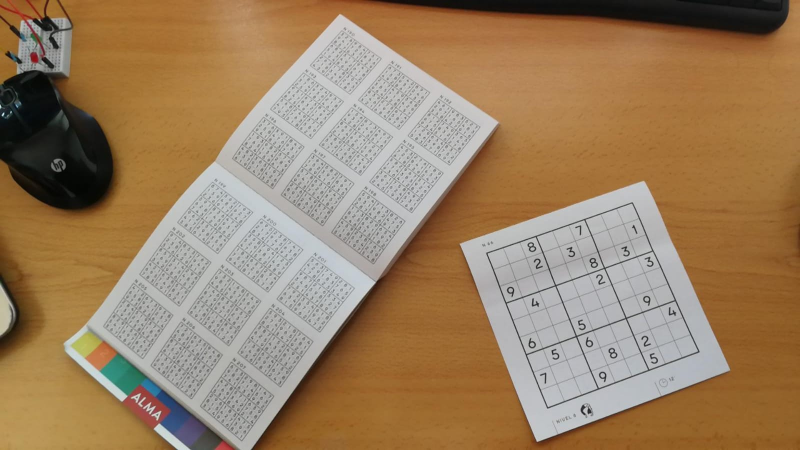
%> input picture Others/Segmentacion/MALSudoku10.jpeg, 1600 x 900 px (shown at 1/2 size)
$ octave --eval "result = find_squares(imread('../MALSudoku10.jpeg'));"   (GNU Octave 9; MATLAB toolbox functions it lacks are replaced by stand-ins)
%> lines starting %> are read from the running program, lines starting %| are printed output that depends on the picture; in (x1, y1, x2, y2) boxes, pixels count from 0 and x2, y2 are one past the last pixel; in counts of white or black regions, pixels touching at a corner belong together; the program's own positions count from 1
### Others/Segmentacion/signature.m
function [angle,value] = signature(imb)

    % Returns the signature of a binary object
    ims = bwperim(imb);                    % Gets the contour pixels
    [x,y] = find (ims);                    % Get the coordinates
    mx = mean(x);                          % Get the centroid
    my = mean(y);
    distance = sqrt((x-mx).^2+(y-my).^2);  % Distance to centroid of contour points
    angle = atan2(y-my,x-mx);              % Angle of the contour point with respect to the centroid
    [angle,sequence] = sort(angle);        % Sort distance by angle
    s = distance(sequence);                % Signature

    % Normalization: Scaling Immunity
    s = s-min(s);
    s = s/max(s);

    % First angle -> furthest point: Immunity to rotation
    maximum = find(s == 1);
    sz = size(s);
    sr = circshift(s,[(sz(1)-maximum) 0]);

    % Resulting signature:
    angle = angle+pi;
    value = sr;
end

### Others/Segmentacion/Otros/segmentation.m
function [square,num_square] = find_squares(image);

    %% Parameters
    open = 1000;        % Elimite small objects
    min_area = 10000;   % Elimite small objects
    u_max = 0.87;       % Maximum threshold
    u_min = 0.2;        % Minimum threshold

    %% Preprocessed
    % Show the image
        figure(1)
        subplot(1,5,1)
        imshow(image);
        title('Original image');

    % Binarization using the Otsu method
    Ibw = ~im2bw(image,graythresh(image));
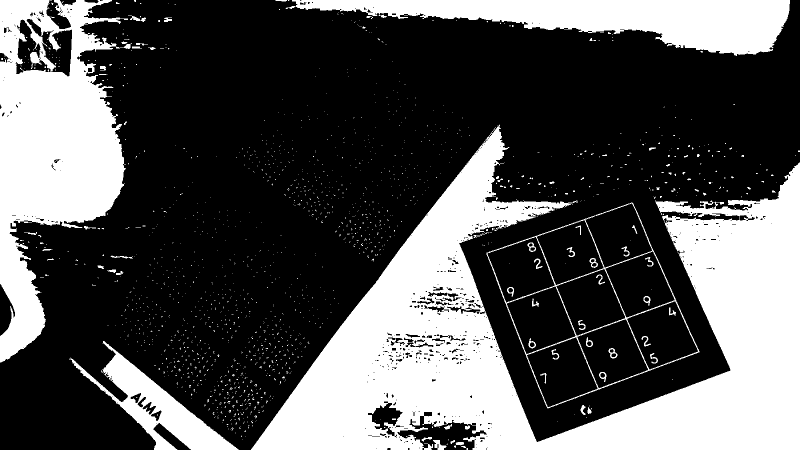
%> Ibw: size 900x1600 logical (shown at 1/2 size); 32.8% white; 1674 white regions (1599 under 20 px), largest, box (x1, y1, x2, y2) and area: (502, 249, 1600, 900) 281580, (0, 0, 264, 725) 100477, (571, 0, 1580, 112) 55213
        subplot(1,5,2)
        imshow(Ibw)
        title('Binarized Image')

    %% Image processing
    % Fill in the holes
    Ifill = imfill(Ibw,'holes');
%> Ifill: size 900x1600 logical; 40.7% white; 1606 white regions (1553 under 20 px), largest, box (x1, y1, x2, y2) and area: (502, 249, 1600, 900) 289338, (0, 0, 264, 725) 108294, (973, 405, 1399, 817) 105133
        subplot(1,5,3)
        imshow(Ifill)
        title('Fill image')

    % Elimite small objects
    Iarea = bwareaopen(Ifill,open);
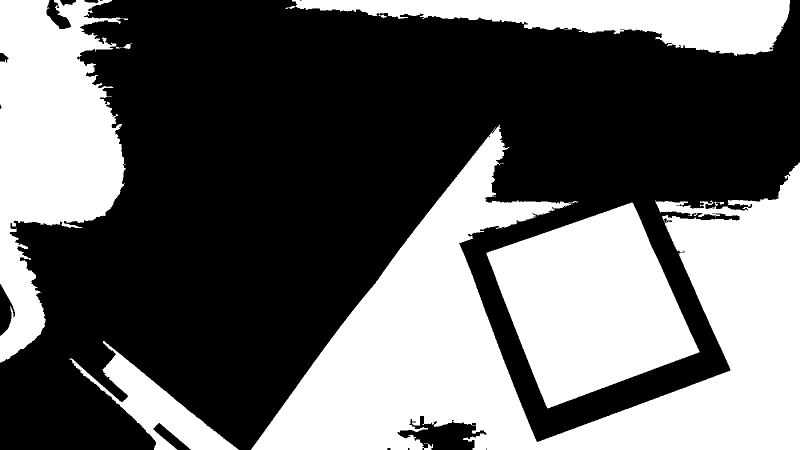
%> Iarea: size 900x1600 logical (shown at 1/2 size); 40.1% white; 5 white regions, box (x1, y1, x2, y2) and area: (502, 249, 1600, 900) 289338, (0, 0, 264, 725) 108294, (973, 405, 1399, 817) 105133, (571, 0, 1580, 112) 55382, (138, 682, 477, 900) 19742
        subplot(1,5,4)
        imshow(Iarea)
        title('Image without small objects')

    % Label connected regions
    Iprocessed= bwlabel(Iarea);
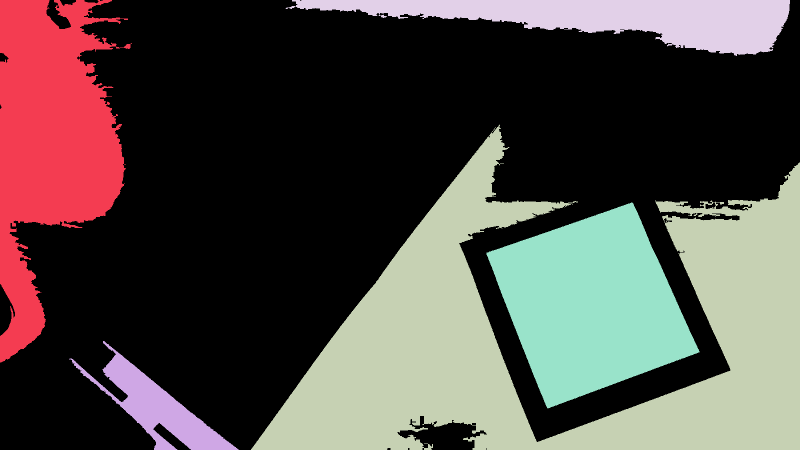
%> Iprocessed: size 900x1600 double (shown at 1/2 size); 6 distinct labels, from 0 to 5; one colour per label, 0 black
        subplot(1,5,5)
        imshow(Iprocessed,[])
        colormap(gca,[0,0,0;colorcube])
        title('Connected regions')

%    n_label = max(max(Iprocessed));

    %% Identification

    % Binarized, filled with convex image and its area
    prop_im1 = regionprops(Iprocessed,'Image','ConvexImage','Area');
%> prop_im1 = 5 regions; Area: 289338, 108294, 105133, 55382, 19742

    % Show the signature of each object
    figure
    cont = 1;   % Auxiliary variables to display
    cont2 = 1;  % Auxiliary variables to display

    square = [];

    for k = 1:numel(prop_im1)

        % Elimite small areas
        if (prop_im1(k).Area > min_area)

            % Show the process
            subplot(numel(prop_im1),3,cont)
            imshow(prop_im1(k).Image);
            title('Region');
            subplot(numel(prop_im1),3,cont+1)
            imshow(prop_im1(k).ConvexImage);
            title('Convex image');
            subplot(numel(prop_im1),3,cont+2)

            % Calculation of the normalized signature
            [sig_ang,sig_val] = signature(prop_im1(k).ConvexImage);

            % Calculation of maximums:
            up_cut = find(sig_val >= u_max);
            sz = size(up_cut)-1;
            n_maximum = 1;
            for i=1:sz(1)
                if((up_cut(i+1) - up_cut(i)) > 10)
                    n_maximum = n_maximum + 1;
                end
            end

            % Calculation of minimums:
            bottom_cut = find(sig_val <= u_min);
            sz = size(bottom_cut)-1;
            n_minimum = 1;
            for i=1:sz(1)
                if((bottom_cut(i+1) - bottom_cut(i)) > 10)
                    n_minimum = n_minimum + 1;
                end
            end

            % Show the signature
            plot(sig_ang,sig_val);
            title(sprintf('Signature: Nmax = %d y Nmin = %d', n_maximum,n_minimum));
            cont=cont+3;

            % If it has 4 minimum and 5 maximum it is a square and it is saved
            if(n_maximum == 5 && n_minimum == 4)
                IndSquare(cont2) = k;
                cont2 = cont2+1;
            end
        end
    end
%> this loop made 5 passes
%> (mx in signature, my in signature, maximum in signature, cont) on passes 1 to 5: (320.3, 102.1, 826, 4), (131.3, 168.5, 168, 7), (396.2, 639.7, 795, 10), (34.85, 519.9, 522, 13), (205.5, 209.4, 823, 16)
%> pass 1, in find_squares, `imshow(prop_im1(k).ConvexImage);`:
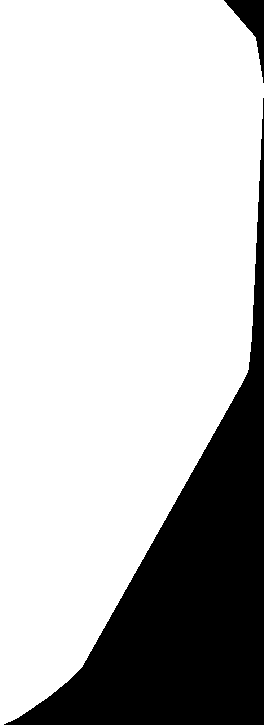
%> displayed picture: size 725x264 logical; 76.7% white; 2 black regions, box (x1, y1, x2, y2) and area: (4, 98, 264, 725) 43577, (224, 0, 264, 83) 1104
%> pass 1, in signature, `ims = bwperim(imb);`:
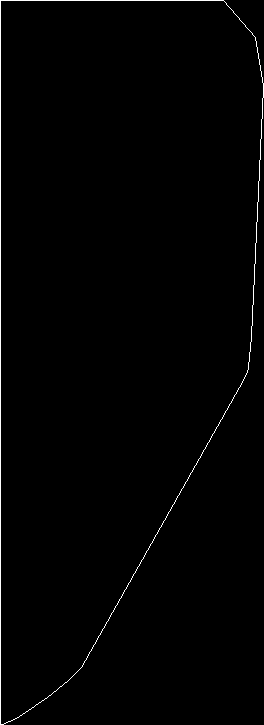
%> ims: size 725x264 logical; 0.89% white in thin lines or dots
%> pass 2, in find_squares, `imshow(prop_im1(k).Image);`:
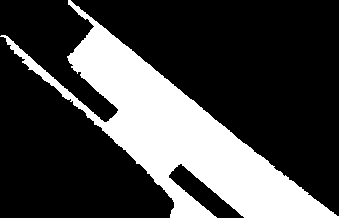
%> displayed picture: size 218x339 logical; 26.7% white; 1 white region, box (x1, y1, x2, y2) and area: (0, 0, 339, 218) 19742
%> after the loop, bottom_cut = 448 values from 101 to 1097; cont2 = 1; n_maximum = 3; n_minimum = 4; sig_ang = 1204 values from 0.00246 to 6.28; sig_val = 1204 values, max 1 at index 1204, min 0 at index 751, mean 0.363; up_cut = 49 values from 1 to 1204
%> after the loop:
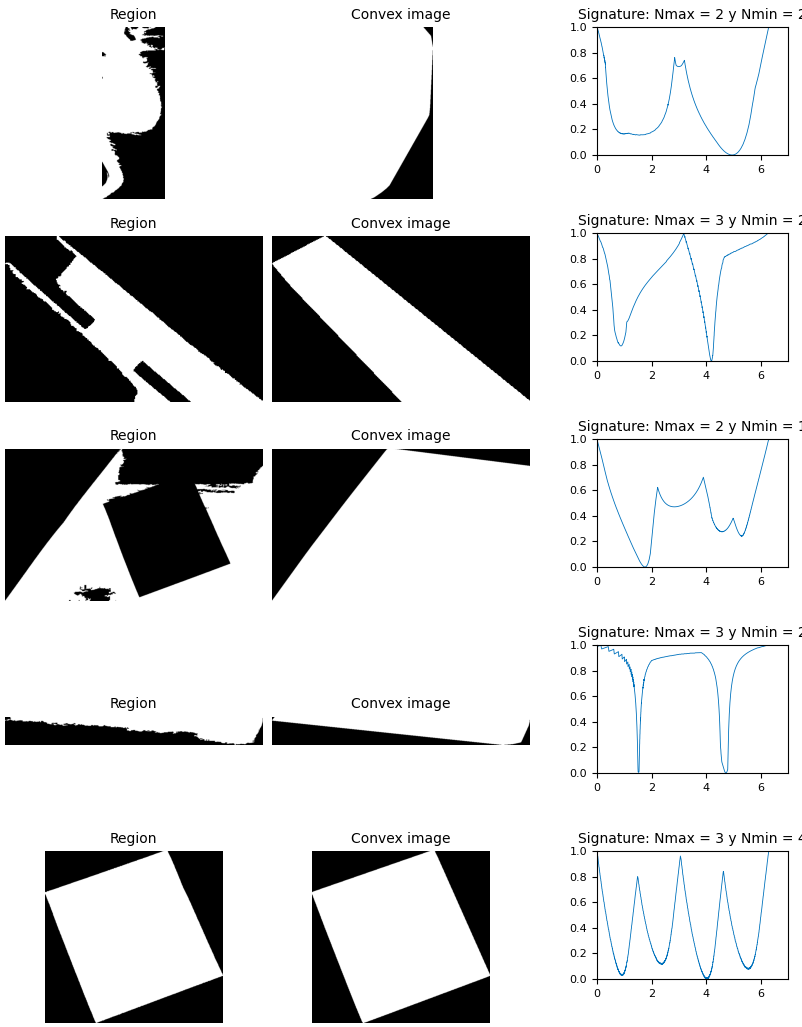
%> figure redrawn from the program's plot data, 15 panels

    %% Squares extraction

    % Variable with k = squares
    % IndSquare
%> (the run ends here)

$ run again, on Others/Segmentacion/MALSudoku8.jpeg
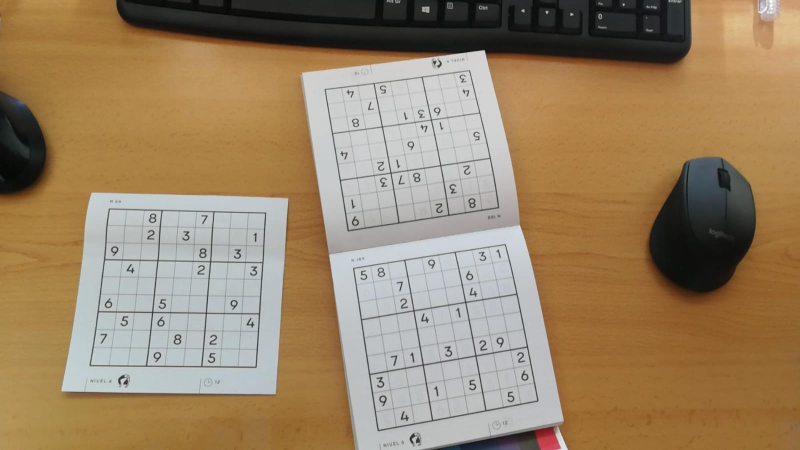
%> input picture Others/Segmentacion/MALSudoku8.jpeg, 1600 x 900 px (shown at 1/2 size)
%> Ibw: size 900x1600 logical; 31.9% white; 416 white regions (283 under 20 px), largest, box (x1, y1, x2, y2) and area: (1034, 313, 1600, 900) 233444, (182, 0, 1383, 156) 128199, (328, 264, 710, 900) 41986
%> Ifill: size 900x1600 logical; 43.9% white; 339 white regions (244 under 20 px), largest, box (x1, y1, x2, y2) and area: (1034, 313, 1600, 900) 251559, (182, 0, 1383, 156) 128713, (179, 417, 532, 736) 90770
%> in find_squares, `Iprocessed= bwlabel(Iarea);`:
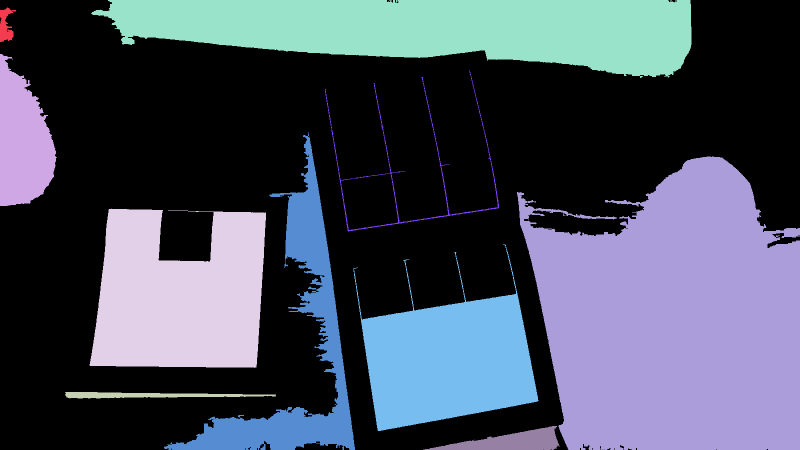
%> Iprocessed: size 900x1600 double (shown at 1/2 size); 11 distinct labels, from 0 to 10; one colour per label, 0 black
%> prop_im1 = 10 regions; largest, Area: 251559, 128713, 90770, 72838, 44535
%> the loop in find_squares, `for k = 1:numel(prop_im1)` made 10 passes
%> (mx in signature, my in signature, maximum in signature, cont, cont2) on pass 8: (186.4, 180.3, 825, 16, 2)
%> after the loop in find_squares, `for k = 1:numel(prop_im1)`: bottom_cut = 474 values from 177 to 1311; n_maximum = 3; sig_ang = 1985 values from 0.00175 to 6.28; sig_val = 1985 values, max 1 at index 1985, min 0 at index 288, mean 0.404; up_cut = 100 values from 1 to 1985
%> the loop in find_squares, `for k = 1:num_square(1)` made 1 pass
%> `result = find_squares(imread('../MALSudoku10.jpeg'));`:
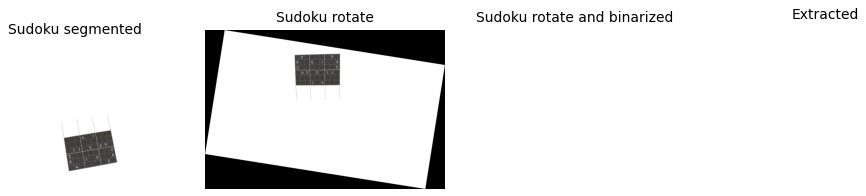
%> figure redrawn from the program's plot data, 4 panels

$ run again, on Others/Segmentacion/ReguSudoku8.jpeg
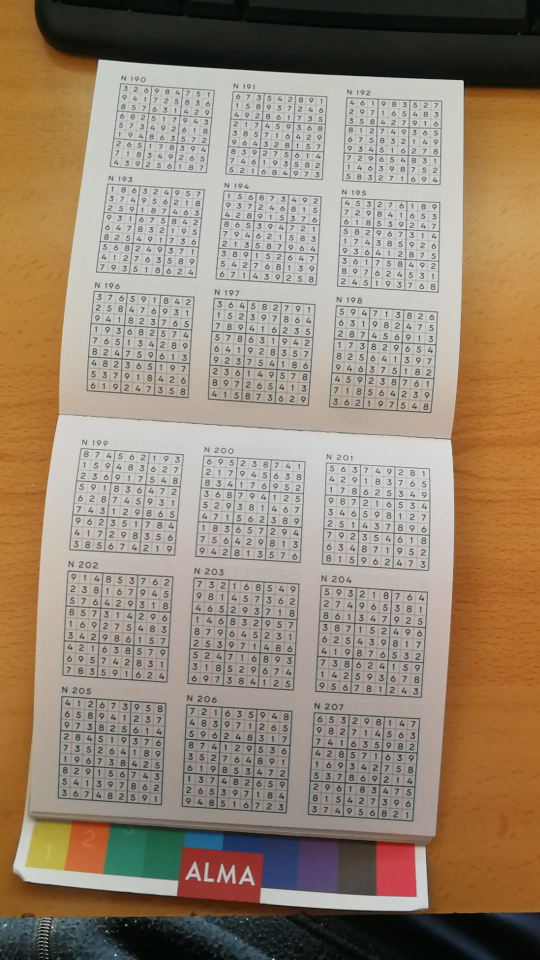
%> input picture Others/Segmentacion/ReguSudoku8.jpeg, 1080 x 1920 px (shown at 1/2 size)
%> Ibw: size 1920x1080 logical; 28.5% white; 3845 white regions (2581 under 20 px), largest, box (x1, y1, x2, y2) and area: (0, 720, 1080, 1920) 331949, (0, 0, 1080, 307) 158036, (363, 1409, 585, 1627) 4372
%> Ifill: size 1920x1080 logical; 38.1% white; 3221 white regions (2368 under 20 px), largest, box (x1, y1, x2, y2) and area: (0, 720, 1080, 1920) 350278, (0, 0, 1080, 307) 158218, (375, 1155, 599, 1381) 45515
%> in find_squares, `Iprocessed= bwlabel(Iarea);`:
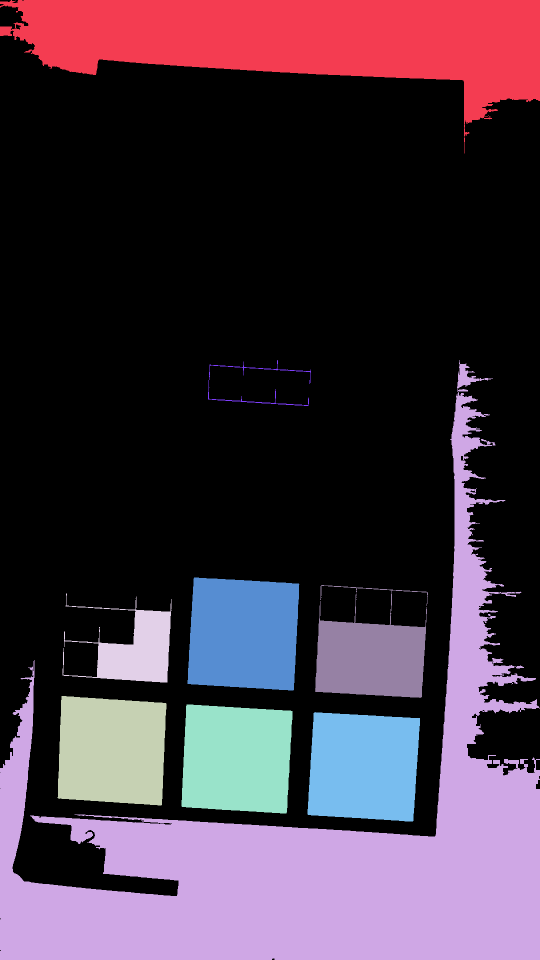
%> Iprocessed: size 1920x1080 double (shown at 1/2 size); 10 distinct labels, from 0 to 9; one colour per label, 0 black
%> prop_im1 = 9 regions; largest, Area: 350278, 158218, 45515, 43923, 43666
%> the loop in find_squares, `for k = 1:numel(prop_im1)` made 9 passes
%> (mx in signature, my in signature, maximum in signature, cont) on passes 1, 2, 3, 4, 5, 6, 8, 9: (105.9, 570.1, 570, 4), (748.2, 611.5, 3449, 7), (109.8, 109.1, 101, 10), (88.79, 109.7, 102, 13), (109.1, 111.2, 101, 16), (113.5, 112.7, 522, 19), (109.8, 113.2, 719, 22), (113.8, 113.1, 100, 25)
%> pass 2, in find_squares, `imshow(prop_im1(k).Image);`:
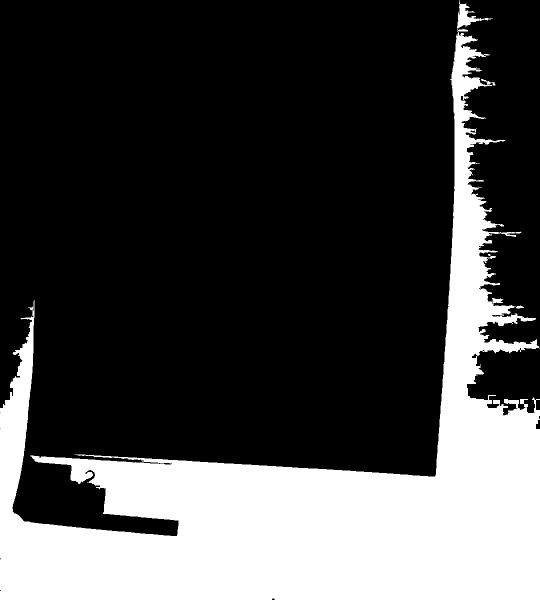
%> displayed picture: size 1200x1080 logical (shown at 1/2 size); 27% white; 1 white region, box (x1, y1, x2, y2) and area: (0, 0, 1080, 1200) 350278
%> after the loop in find_squares, `for k = 1:numel(prop_im1)`: IndSquare = [3 5 6 8 9]; bottom_cut = 336 values from 64 to 783; n_maximum = 5; n_minimum = 4; sig_ang = 845 values from 0.000554 to 6.27; sig_val = 845 values, max 1 at index 845, min 0 at index 737, mean 0.371; up_cut = 70 values from 1 to 845
%> num_square = [1 5]
%> the loop in find_squares, `for k = 1:num_square(1)` made 1 pass

$ run again, on Others/Segmentacion/Sudoku1.jpeg
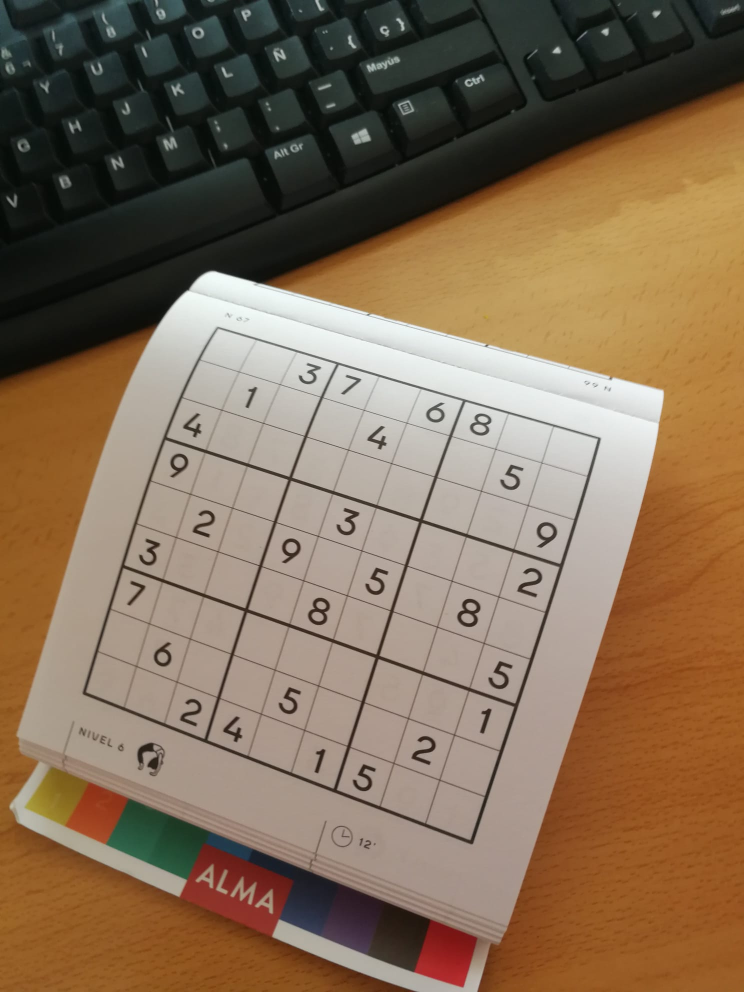
%> input picture Others/Segmentacion/Sudoku1.jpeg, 1488 x 1984 px (shown at 1/2 size)
%> Ibw: size 1984x1488 logical; 47.9% white; 436 white regions (317 under 20 px), largest, box (x1, y1, x2, y2) and area: (0, 0, 1488, 1403) 810259, (955, 982, 1488, 1984) 305447, (0, 1392, 968, 1984) 231453
%> Ifill: size 1984x1488 logical; 63.2% white; 43 black regions (16 under 20 px), largest, box (x1, y1, x2, y2) and area: (0, 197, 1488, 1984) 1069665, (0, 1750, 187, 1863) 8635, (1380, 1390, 1488, 1450) 2394
%> Iarea: size 1984x1488 logical; 62.9% white; 42 black regions (15 under 20 px), largest, box (x1, y1, x2, y2) and area: (0, 197, 1488, 1984) 1077194, (0, 1750, 187, 1863) 9667, (1380, 1390, 1488, 1450) 3159
%> Iprocessed: size 1984x1488 double; 8 distinct labels, from 0 to 7
%> prop_im1 = 7 regions; Area: 820582, 480770, 312502, 237906, 1754, 1312, 1225
%> the loop in find_squares, `for k = 1:numel(prop_im1)` made 7 passes
%> (mx in signature, my in signature, maximum in signature, cont) on passes 1, 2, 3, 6: (483.3, 548.5, 1950, 4), (390.2, 385.8, 1966, 7), (477.4, 528.2, 1760, 10), (588.3, 328.5, 2537, 13)
%> pass 2, in find_squares, `imshow(prop_im1(k).Image);`:
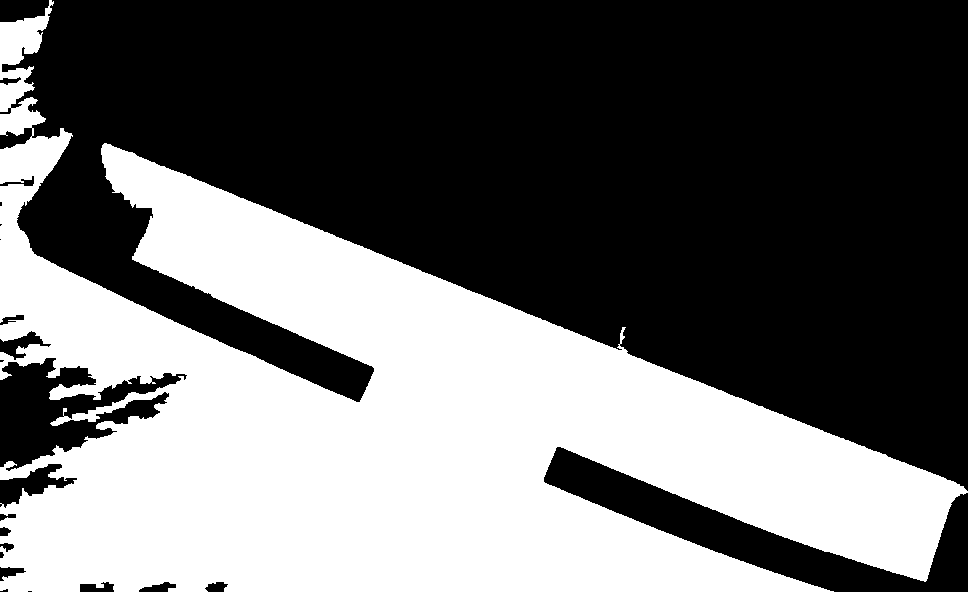
%> displayed picture: size 592x968 logical; 41.5% white; 1 white region, box (x1, y1, x2, y2) and area: (0, 0, 968, 592) 237906
%> after the loop in find_squares, `for k = 1:numel(prop_im1)`: bottom_cut = 691 values from 388 to 2143; cont2 = 1; n_maximum = 2; sig_ang = 2601 values from 0.000824 to 6.28; sig_val = 2601 values, max 1 at index 2601, min 0 at index 568, mean 0.454; up_cut = 198 values from 1 to 2601
